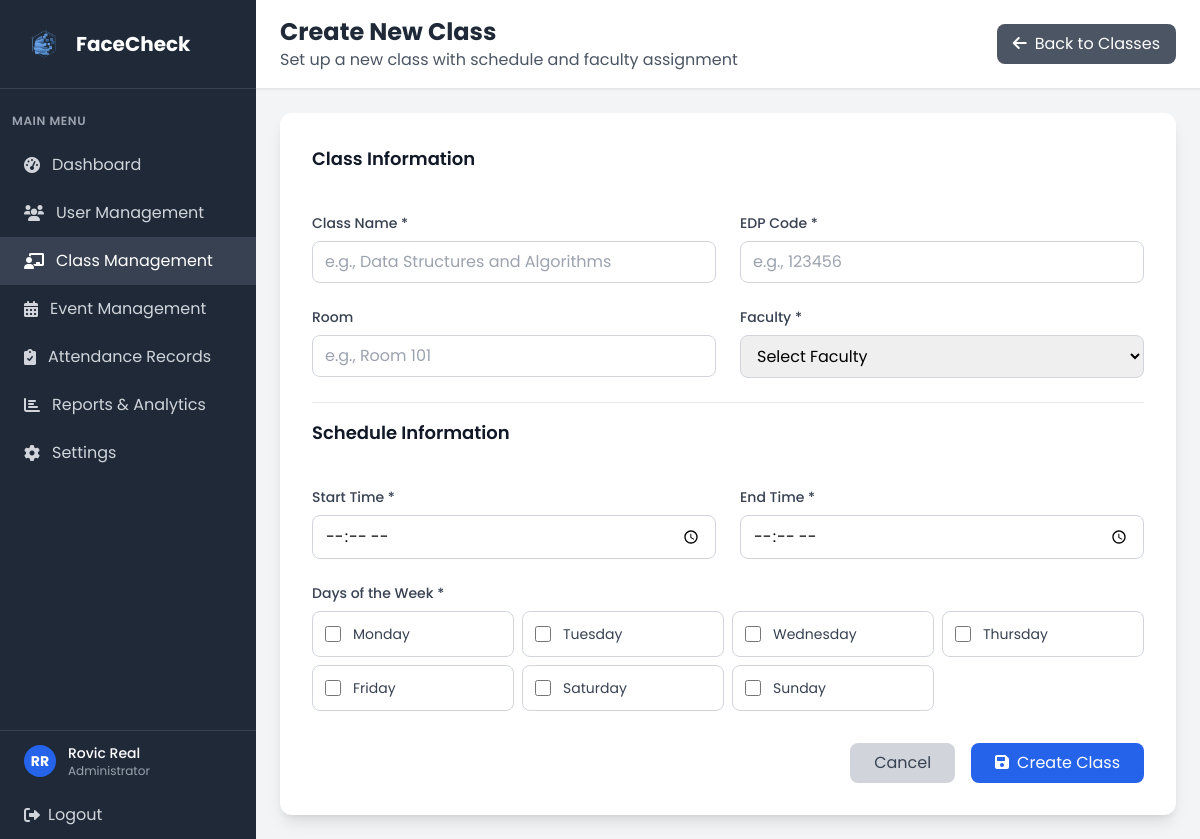
Page /admin/classes/create (signed in) on the committed database.
### tables this page shows
CREATE TABLE user (
            user_id INTEGER PRIMARY KEY AUTOINCREMENT,
            idno VARCHAR(20) NOT NULL UNIQUE,
            firstname VARCHAR(50) NOT NULL,
            lastname VARCHAR(50) NOT NULL,
            role VARCHAR(10) NOT NULL CHECK (role IN ('admin', 'faculty', 'student')),
            password VARCHAR(255) NOT NULL,
            created_at DATETIME DEFAULT CURRENT_TIMESTAMP,
            is_active BOOLEAN DEFAULT 1,
            dept_id INTEGER, admin_profile_picture VARCHAR(255),
            FOREIGN KEY (dept_id) REFERENCES department(dept_id)
        );

CREATE TABLE days (
            day_id INTEGER PRIMARY KEY AUTOINCREMENT,
            day_name VARCHAR(10) NOT NULL UNIQUE
        );

### app.py (the view, shortened to what this page needs)
@app.route('/admin/classes/create', methods=['GET', 'POST'])
def create_class():
    if 'user_id' not in session or session['role'] != 'admin':
        return redirect(url_for('login'))
    conn = get_db_connection()
    faculty = conn.execute('''
        SELECT f.faculty_id, u.firstname, u.lastname, d.dept_name
        FROM faculty f
        JOIN user u ON f.user_id = u.user_id
        LEFT JOIN department d ON u.dept_id = d.dept_id
        WHERE u.is_active = 1
        ORDER BY u.firstname, u.lastname
    ''').fetchall()
    days = conn.execute('SELECT * FROM days ORDER BY day_id').fetchall()
    conn.close()
    return render_template(
        'create_class.html',
        faculty=faculty,
        days=days,
        form=request.form if request.method == 'POST' else None,
        selected_days=request.form.getlist('days') if request.method == 'POST' else [],
    )

### app.py (called while the page is built)
@app.context_processor
def inject_current_admin():
    current_admin = None
    if 'user_id' in session and session.get('role') == 'admin':
        conn = get_db_connection()
        try:
            conn.execute('ALTER TABLE user ADD COLUMN admin_profile_picture VARCHAR(255)')
            conn.commit()
        except Exception:
            pass  # Column already exists
        current_admin = conn.execute(
            '''
            SELECT u.*, d.dept_name
            FROM user u
            LEFT JOIN department d ON u.dept_id = d.dept_id
            WHERE u.user_id = ?
            ''',
            (session['user_id'],)
        ).fetchone()
        conn.close()
    return dict(current_admin=current_admin)

### templates/create_class.html (shortened to what this page needs)
<!DOCTYPE html>
<html lang="en">
<head>
    <script src="https://cdn.tailwindcss.com"></script>
    <link href="https://cdnjs.cloudflare.com/ajax/libs/font-awesome/6.0.0/css/all.min.css" rel="stylesheet">
    <link rel="stylesheet" href="{{ url_for('static', filename='css/global.css') }}">
</head>
<body class="bg-gray-100">
    <div class="flex h-screen">
        <div class="w-64 bg-gray-800 text-white">
            <div class="p-6 border-b border-gray-700">
                <div class="flex items-center">
                    <img src="{{ url_for('static', filename='img/FaceCheck_Logo.png') }}" alt="FaceCheck logo" class="w-10 h-10 mr-3">
                    <h1 class="text-xl font-bold">FaceCheck</h1>
                </div>
            </div>
            <nav class="mt-6">
                <div class="px-3">
                    <div class="text-xs font-semibold text-gray-400 uppercase tracking-wider mb-3">Main Menu</div>
                </div>
                <a href="{{ url_for('dashboard') }}" class="flex items-center px-6 py-3 text-gray-300 hover:bg-gray-700 hover:text-white transition duration-200">
                    <i class="fas fa-tachometer-alt mr-3"></i>
                    Dashboard
                </a>
                <a href="{{ url_for('admin_users') }}" class="flex items-center px-6 py-3 text-gray-300 hover:bg-gray-700 hover:text-white transition duration-200">
                    <i class="fas fa-users mr-3"></i>
                    User Management
                </a>
                <a href="{{ url_for('admin_classes') }}" class="flex items-center px-6 py-3 bg-gray-700 text-white">
                    <i class="fas fa-chalkboard-teacher mr-3"></i>
                    Class Management
                </a>
                <a href="{{ url_for('admin_events') }}" class="flex items-center px-6 py-3 text-gray-300 hover:bg-gray-700 hover:text-white transition duration-200">
                    <i class="fas fa-calendar-alt mr-3"></i>
                    Event Management
                </a>
                <a href="{{ url_for('admin_attendance') }}" class="flex items-center px-6 py-3 text-gray-300 hover:bg-gray-700 hover:text-white transition duration-200">
                    <i class="fas fa-clipboard-check mr-3"></i>
                    Attendance Records
                </a>
                <a href="/reports" class="flex items-center px-6 py-3 text-gray-300 hover:bg-gray-700 hover:text-white transition duration-200">
                    <i class="fas fa-chart-bar mr-3"></i>
                    Reports & Analytics
                </a>
                <a href="/settings" class="flex items-center px-6 py-3 text-gray-300 hover:bg-gray-700 hover:text-white transition duration-200">
                    <i class="fas fa-cog mr-3"></i>
                    Settings
                </a>
            </nav>
            <div class="absolute bottom-0 w-64 border-t border-gray-700">
                <a href="{{ url_for('admin_profile') }}" class="flex items-center px-6 py-3 hover:bg-gray-700 transition duration-200">
                    {% if current_admin and current_admin.admin_profile_picture %}
                    <img src="{{ url_for('static', filename='profile_pictures/' + current_admin.admin_profile_picture) }}"
                         alt="{{ current_admin.firstname }} {{ current_admin.lastname }}"
                         class="w-8 h-8 rounded-full object-cover border-2 border-blue-600 mr-3">
                    {% else %}
                    <div class="w-8 h-8 bg-blue-600 rounded-full flex items-center justify-center mr-3">
                        <span class="text-white text-sm font-bold">
                            {{ (current_admin.firstname[0] ~ current_admin.lastname[0]) if current_admin else 'A' }}
                        </span>
                    </div>
                    {% endif %}
                    <div>
                        <div class="text-sm font-medium">
                            {{ (current_admin.firstname ~ ' ' ~ current_admin.lastname) if current_admin else 'Admin User' }}
                        </div>
                        <div class="text-xs text-gray-400">Administrator</div>
                    </div>
                </a>
                <a href="{{ url_for('logout') }}" class="flex items-center px-6 py-3 text-gray-300 hover:bg-gray-700 hover:text-white transition duration-200">
                    <i class="fas fa-sign-out-alt mr-2"></i>
                    Logout
                </a>
            </div>
        </div>
        <div class="flex-1 flex flex-col overflow-hidden">
            <header class="bg-white shadow-sm border-b border-gray-200">
                <div class="px-6 py-4">
                    <div class="flex items-center justify-between">
                        <div>
                            <h2 class="text-2xl font-bold text-gray-800">Create New Class</h2>
                            <p class="text-gray-600">Set up a new class with schedule and faculty assignment</p>
                        </div>
                        <a href="{{ url_for('admin_classes') }}" class="bg-gray-600 text-white px-4 py-2 rounded-lg hover:bg-gray-700 transition duration-200">
                            <i class="fas fa-arrow-left mr-2"></i>Back to Classes
                        </a>
                    </div>
                </div>
            </header>
            <main class="flex-1 overflow-y-auto p-6">
                <div class="max-w-4xl mx-auto">
                    <form method="POST" class="bg-white rounded-xl shadow-lg p-8">
                        <div class="grid grid-cols-1 md:grid-cols-2 gap-6">
                            <div class="md:col-span-2">
                                <h3 class="text-lg font-semibold text-gray-900 mb-4">Class Information</h3>
                            </div>
                            <div>
                                <label for="class_name" class="block text-sm font-medium text-gray-700 mb-2">Class Name *</label>
                                <input type="text" id="class_name" name="class_name" required
                                       value="{{ (form.class_name if form else '') | default('', true) }}"
                                       class="w-full px-3 py-2 border border-gray-300 rounded-lg focus:ring-2 focus:ring-blue-500 focus:border-blue-500"
                                       placeholder="e.g., Data Structures and Algorithms">
                            </div>
                            <div>
                                <label for="edpcode" class="block text-sm font-medium text-gray-700 mb-2">EDP Code *</label>
                                <input type="text" id="edpcode" name="edpcode" required
                                       inputmode="numeric" pattern="\d*" title="Numbers only"
                                       oninput="this.value=this.value.replace(/[^0-9]/g,'');"
                                       value="{{ (form.edpcode if form else '') | default('', true) }}"
                                       class="w-full px-3 py-2 border border-gray-300 rounded-lg focus:ring-2 focus:ring-blue-500 focus:border-blue-500"
                                       placeholder="e.g., 123456">
                            </div>
                            <div>
                                <label for="room" class="block text-sm font-medium text-gray-700 mb-2">Room</label>
                                <input type="text" id="room" name="room"
                                       value="{{ (form.room if form else '') | default('', true) }}"
                                       class="w-full px-3 py-2 border border-gray-300 rounded-lg focus:ring-2 focus:ring-blue-500 focus:border-blue-500"
                                       placeholder="e.g., Room 101">
                            </div>
                            <div>
                                <label for="faculty_id" class="block text-sm font-medium text-gray-700 mb-2">Faculty *</label>
                                <select id="faculty_id" name="faculty_id" required
                                        class="w-full px-3 py-2 border border-gray-300 rounded-lg focus:ring-2 focus:ring-blue-500 focus:border-blue-500">
                                    <option value="">Select Faculty</option>
                                </select>
                            </div>
                            <div class="md:col-span-2">
                                <h3 class="text-lg font-semibold text-gray-900 mb-4 border-t pt-4">Schedule Information</h3>
                            </div>
                            <div>
                                <label for="start_time" class="block text-sm font-medium text-gray-700 mb-2">Start Time *</label>
                                <input type="time" id="start_time" name="start_time" required
                                       value="{{ (form.start_time if form else '') | default('', true) }}"
                                       class="w-full px-3 py-2 border border-gray-300 rounded-lg focus:ring-2 focus:ring-blue-500 focus:border-blue-500">
                            </div>
                            <div>
                                <label for="end_time" class="block text-sm font-medium text-gray-700 mb-2">End Time *</label>
                                <input type="time" id="end_time" name="end_time" required
                                       value="{{ (form.end_time if form else '') | default('', true) }}"
                                       class="w-full px-3 py-2 border border-gray-300 rounded-lg focus:ring-2 focus:ring-blue-500 focus:border-blue-500">
                            </div>
                            <div class="md:col-span-2">
                                <label class="block text-sm font-medium text-gray-700 mb-2">Days of the Week *</label>
                                <div class="grid grid-cols-2 md:grid-cols-4 gap-2">
                                    {% for day in days %}
                                    <label class="flex items-center p-3 border border-gray-300 rounded-lg hover:bg-gray-50 cursor-pointer
                                                  {% if selected_days and (day.day_id|string) in selected_days %}bg-blue-50 border-blue-300{% endif %}">
                                        <input type="checkbox" name="days" value="{{ day.day_id }}"
                                               class="mr-3 h-4 w-4 text-blue-600 focus:ring-blue-500 border-gray-300 rounded">
                                        <span class="text-sm text-gray-700">{{ day.day_name }}</span>
                                    </label>
                                    {% endfor %}
                                </div>
                            </div>
                        </div>
                        <div class="mt-8 flex justify-end space-x-4">
                            <a href="{{ url_for('admin_classes') }}" class="bg-gray-300 text-gray-700 px-6 py-2 rounded-lg hover:bg-gray-400 transition duration-200">
                                Cancel
                            </a>
                            <button type="submit" class="bg-blue-600 text-white px-6 py-2 rounded-lg hover:bg-blue-700 transition duration-200">
                                <i class="fas fa-save mr-2"></i>Create Class
                            </button>
                        </div>
                    </form>
                </div>
            </main>
        </div>
    </div>
</body>
</html>

### static/css/global.css (style rules this page uses)
html, body, button, input, textarea, select { font-family: 'Poppins', 'Segoe UI', sans-serif !important; }

### rows in the picture
user: firstname+lastname "RR", firstname+lastname "Rovic Real"
days: day_name "Monday"
days: day_name "Tuesday"
days: day_name "Wednesday"
days: day_name "Thursday"
days: day_name "Friday"
days: day_name "Saturday"
days: day_name "Sunday"
